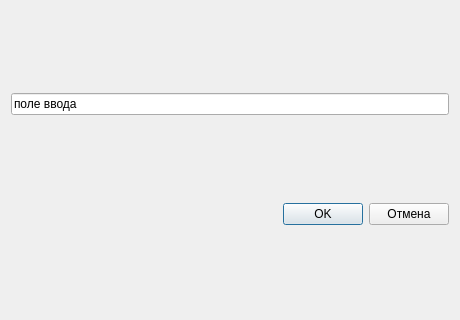
<?xml version="1.0" encoding="UTF-8"?>
<ui version="4.0"><class>Dialog</class><widget class="QDialog" name="Dialog"><property name="geometry"><rect><x>0</x><y>0</y><width>460</width><height>320</height></rect></property><property name="windowTitle"><string>#074 states/159_default_button</string></property><layout class="QVBoxLayout" name="verticalLayout"><property name="leftMargin"><number>11</number></property><property name="topMargin"><number>11</number></property><property name="rightMargin"><number>11</number></property><property name="bottomMargin"><number>11</number></property><property name="spacing"><number>6</number></property><item><widget class="QLineEdit" name="e1"><property name="text"><string>поле ввода</string></property></widget></item><item><layout class="QHBoxLayout" name="buttons"><property name="leftMargin"><number>0</number></property><property name="topMargin"><number>0</number></property><property name="rightMargin"><number>0</number></property><property name="bottomMargin"><number>0</number></property><property name="spacing"><number>6</number></property><item><spacer name="horizontalSpacer"><property name="orientation"><enum>Qt::Orientation::Horizontal</enum></property><property name="sizeHint" stdset="0"><size><width>40</width><height>20</height></size></property></spacer></item><item><widget class="QPushButton" name="ok"><property name="text"><string>OK</string></property><property name="default"><bool>true</bool></property></widget></item><item><widget class="QPushButton" name="cancel"><property name="text"><string>Отмена</string></property></widget></item></layout></item></layout></widget></ui>
